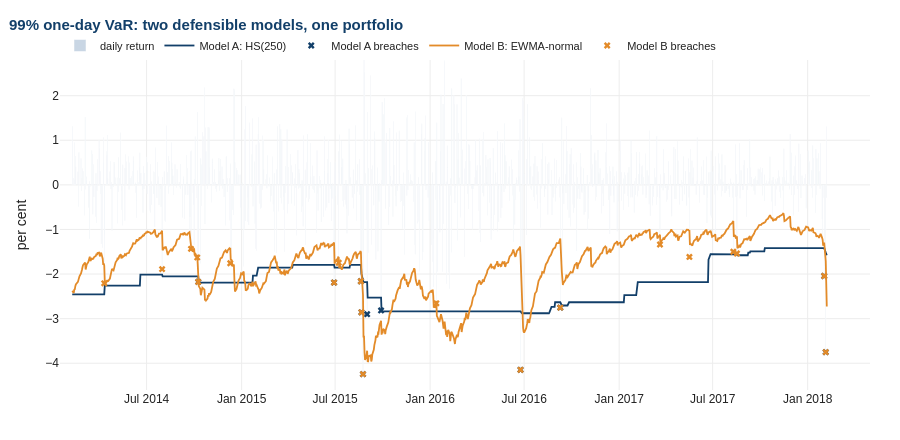

Notebook cell for this chart:
### Code cell
fig = go.Figure()
fig.add_trace(go.Bar(x=test, y=r.loc[test] * 100, name="daily return",
                     marker_color="#C9D6E4"))
for (name, v), colour in zip(models.items(), [a6.NAVY, a6.ORANGE]):
    fig.add_trace(go.Scatter(x=test, y=-v.loc[test] * 100, name=name,
                             line=dict(color=colour, width=1.8)))
    br = a6.breaches(r, v).loc[test]
    hit = r.loc[test][br.fillna(False)]
    fig.add_trace(go.Scatter(x=hit.index, y=hit * 100, mode="markers",
                             name=f"{name.split(':')[0]} breaches",
                             marker=dict(color=colour, size=6, symbol="x")))

a6.style(fig, title="99% one-day VaR: two defensible models, one portfolio",
         ytitle="per cent", height=440)
fig.update_yaxes(range=[-4.6, 2.8])
fig.show()

### Figure 1 — Plotly figure (JSON) as saved in the notebook; plotly's stock layout.template omitted (floating-point values rounded to 4 significant figures; data arrays with more than 128 entries replaced by an {"elided": "..."} marker saying what was removed)
{"data": [{"marker": {"color": "#C9D6E4"}, "name": "daily return", "type": "bar", "x": {"elided": "1008 str values"}, "y": {"elided": "1008 float values"}}, {"line": {"color": "#123F69", "width": 1.8}, "name": "Model A: HS(250)", "type": "scatter", "x": {"elided": "1008 str values"}, "y": {"elided": "1008 float values"}}, {"marker": {"color": "#123F69", "size": 6, "symbol": "x"}, "mode": "markers", "name": "Model A breaches", "type": "scatter", "x": ["2014-10-09T00:00:00.000000", "2015-06-29T00:00:00.000000", "2015-08-20T00:00:00.000000", "2015-08-21T00:00:00.000000", "2015-08-24T00:00:00.000000", "2015-09-01T00:00:00.000000", "2015-09-28T00:00:00.000000", "2016-06-24T00:00:00.000000", "2016-09-09T00:00:00.000000", "2018-02-02T00:00:00.000000", "2018-02-05T00:00:00.000000"], "y": [-2.176, -2.19, -2.161, -2.857, -4.245, -2.9, -2.816, -4.148, -2.753, -2.044, -3.751]}, {"line": {"color": "#E38B29", "width": 1.8}, "name": "Model B: EWMA-normal", "type": "scatter", "x": {"elided": "1008 str values"}, "y": {"elided": "1008 float values"}}, {"marker": {"color": "#E38B29", "size": 6, "symbol": "x"}, "mode": "markers", "name": "Model B breaches", "type": "scatter", "x": ["2014-04-10T00:00:00.000000", "2014-07-31T00:00:00.000000", "2014-09-25T00:00:00.000000", "2014-10-07T00:00:00.000000", "2014-10-09T00:00:00.000000", "2014-12-10T00:00:00.000000", "2015-06-29T00:00:00.000000", "2015-07-08T00:00:00.000000", "2015-08-20T00:00:00.000000", "2015-08-21T00:00:00.000000", "2015-08-24T00:00:00.000000", "2016-01-13T00:00:00.000000", "2016-06-24T00:00:00.000000", "2016-09-09T00:00:00.000000", "2017-03-21T00:00:00.000000", "2017-05-17T00:00:00.000000", "2017-08-10T00:00:00.000000", "2017-08-17T00:00:00.000000", "2018-02-02T00:00:00.000000", "2018-02-05T00:00:00.000000"], "y": [-2.208, -1.89, -1.435, -1.628, -2.176, -1.757, -2.19, -1.747, -2.161, -2.857, -4.245, -2.656, -4.148, -2.753, -1.338, -1.616, -1.5, -1.539, -2.044, -3.751]}], "layout": {"colorway": ["#123F69", "#E38B29", "#8A8A8A", "#2E7D7B", "#B22222"], "font": {"color": "#222222", "family": "Helvetica, Arial, sans-serif", "size": 12}, "height": 440, "hovermode": "x unified", "legend": {"font": {"size": 11}, "orientation": "h", "x": 0, "xanchor": "left", "y": 1, "yanchor": "bottom"}, "margin": {"b": 50, "l": 60, "r": 30, "t": 60}, "title": {"font": {"color": "#123F69", "size": 15}, "text": "<b>99% one-day VaR: two defensible models, one portfolio</b>", "x": 0.01}, "xaxis": {"gridcolor": "#EDEDED", "showgrid": true, "zeroline": false}, "yaxis": {"gridcolor": "#EDEDED", "range": [-4.6, 2.8], "showgrid": true, "title": {"text": "per cent"}, "zeroline": false}}}
